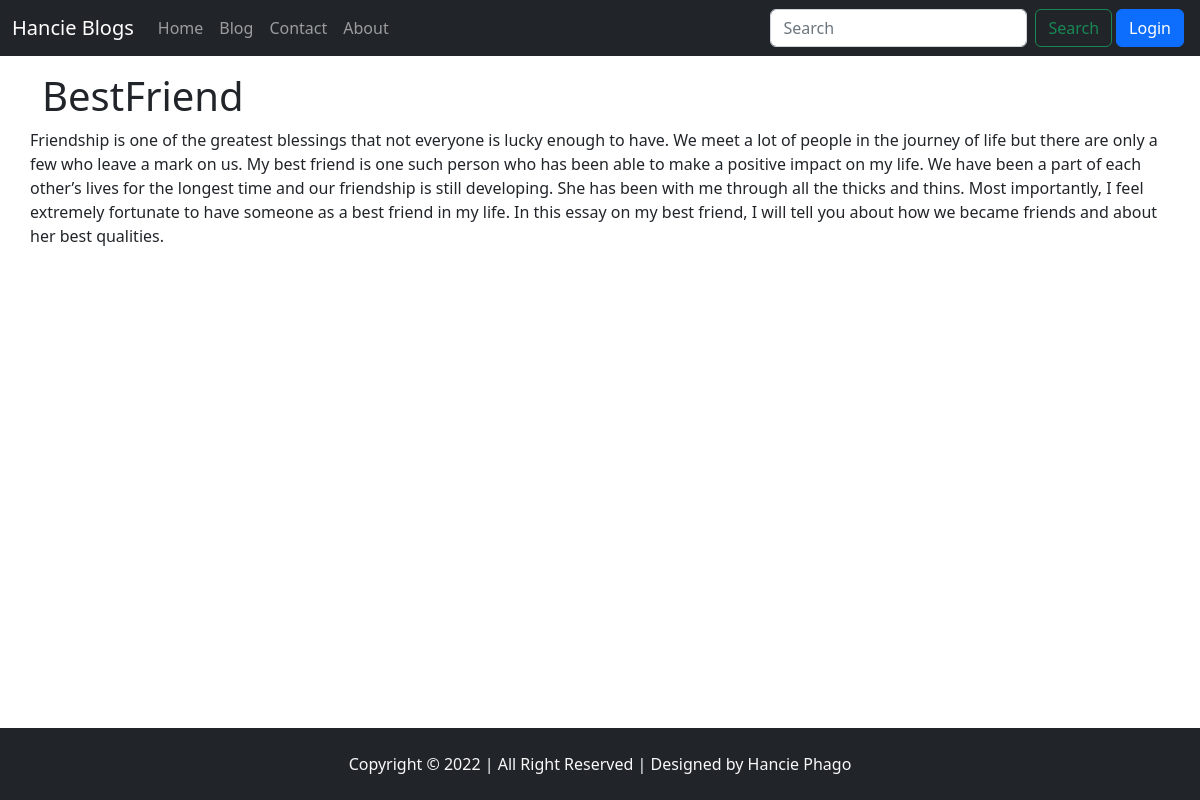
Screenshot of /blogpost/Bestfriend with the database file from the repository.
### blog/models.py (models this page shows, shortened)
class Blog(models.Model):
    sno = models.AutoField(primary_key=True)
    title = models.CharField(max_length=300)
    content = models.TextField()
    slug = models.CharField(max_length=100)
    time = models.DateTimeField(auto_now_add=True)

### blog/views.py (the view)
# urls.py: path('blogpost/<str:slug>',views.blogpost,name='blogpost'),
def blogpost(request, slug):
    blogs = Blog.objects.filter(slug=slug).first()
    context_dict= {'blogs': blogs}
    return render(request, 'blogpost.html', context_dict)

### templates/blogpost.html
{% extends 'base.html' %}
{% block body  %}
<div class="container my-3">
   <h1> {{blogs.title}}</h1>
   <div class="row">
    {{blogs.content}}
   </div>
</div>
{% endblock body %}
{% block blogpostfooter %}fixed-bottom{% endblock blogpostfooter %}

### rows the page displays
Blog: title "BestFriend", content "Friendship is one of the greatest blessings that not everyone is lucky enough to have. We meet a lot of people in the journey of life but there are only a few who leave a mark on us. My best friend is one such person who has been able to make a positive impact on my life. We have been a part of each other’s lives for the longest time and our friendship is still developing. She has been with me through all the thicks and thins. Most importantly, I feel extremely fortunate to have someone as a best friend in my life. In this essay on my best friend, I will tell you about how we became friends and about her best qualities."
